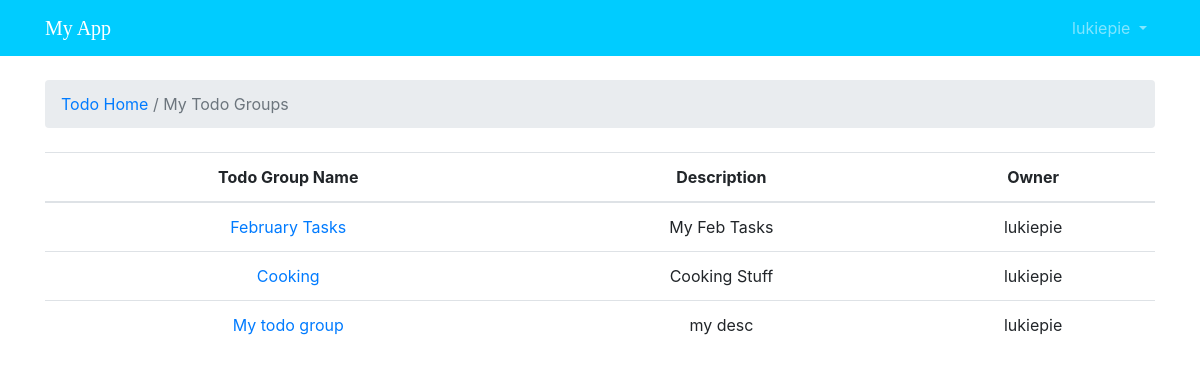
The app's page /todo/todogroups/ (signed in) with its own data.
### todo/models.py (models this page shows, shortened)
class TodoGroup(models.Model):
    name = models.CharField(max_length=30, unique=True)
    description = models.CharField(max_length=100)
    author = models.ForeignKey(User, on_delete=models.PROTECT, related_name='todogroups')

### todo/views.py (the view)
# urls.py: path('todogroups/', views.todo_groups, name='all_todo_groups'),
def todo_groups(request):
    print('debug here', request.user)
    todo_group_list = TodoGroup.objects.filter(author=request.user)
    return render(request, 'todo/todogroups.html', {'todo_group_list': todo_group_list})

### templates/todo/todogroups.html
{% extends 'base.html' %}
{% block breadcrumb %}
  <li class="breadcrumb-item active"><a href="{% url 'todo:index' %}">Todo Home</a> / My Todo Groups</li>
{% endblock %}
{% block content %}
<table class="table">
  <thead class="thead-inverse">
    <tr>
      <th>Todo Group Name</th>
      <th>Description</th>
      <th>Owner</th>
    </tr>
  </thead>
  <tbody>
    {% for todo_group in todo_group_list %}
      <tr>
        <td><a href="{% url 'todo:todos_by_group' todo_group.id %}">{{ todo_group.name }}</a> </td>
        <td>{{ todo_group.description }}</td>
        <td>{{ todo_group.author }}</td>
      </tr>
    {% endfor %}
  </tbody>
</table>
{% endblock %}

### templates/base.html (shortened to what this page needs)
{% load static %}<!DOCTYPE html>
<html>
  <head>
    <link rel="stylesheet" href="{% static 'css/bootstrap.min.css' %}">
    <link rel="stylesheet" href="{% static 'css/app.css' %}">
  </head>
  <body>
    {% block body %}
    <nav class="navbar navbar-expand-sm navbar-dark bg-dark">
      <div class="container">
        <a class="navbar-brand" href="{% url 'homeward' %}">My App</a>
        <div class="collapse navbar-collapse" id="mainMenu">
          {% if user.is_authenticated %}
            <ul class="navbar-nav ml-auto">
              <li class="nav-item dropdown">
                <a class="nav-link dropdown-toggle" href="#" id="userMenu" data-toggle="dropdown" aria-haspopup="true" aria-expanded="false">
                  {{ user.username }}
                </a>
              </li>
            </ul>
          {% else %}
            <form class="form-inline ml-auto">
              <a href="{% url 'login_alternate' %}" class="btn btn-outline-secondary">Log in</a>
              <a href="{% url 'signup' %}" class="btn btn-primary ml-2">Sign up</a>
            </form>
          {% endif %}
        </div>
      </div>
    </nav>
      <div class="container">
        <ol class="breadcrumb my-4">
          {% block breadcrumb %}
          {% endblock %}
        </ol>
        {% block content %}
        {% endblock %}
      </div>
    {% endblock body %}
  </body>
</html>

### static/css/app.css (style rules this page uses)
.navbar-brand { font-family: 'Peralta', cursive; }
th, td { text-align:center; }

### templates/base.html (style rules this page uses)
.bg-dark { background-color: #00ccff!important; border-color: #E7E7E7; }

### records on screen
TodoGroup: name "February Tasks", description "My Feb Tasks", author "lukiepie"
TodoGroup: name "Cooking", description "Cooking Stuff", author "lukiepie"
TodoGroup: name "My todo group", description "my desc", author "lukiepie"

### other values on screen
{{ user.username }} "lukiepie"
